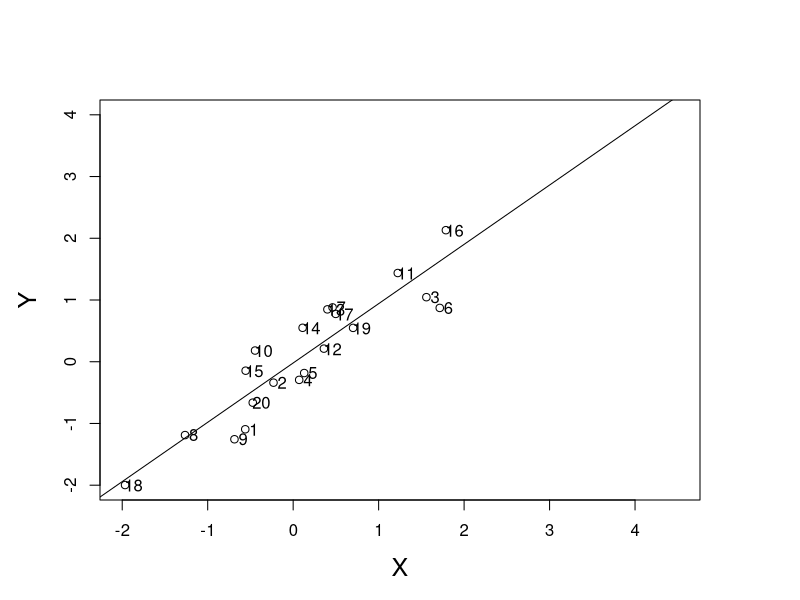
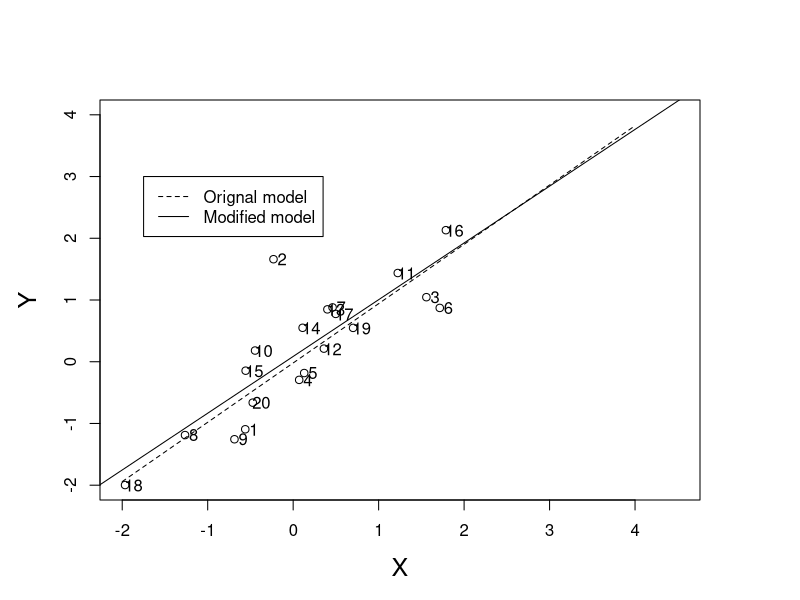
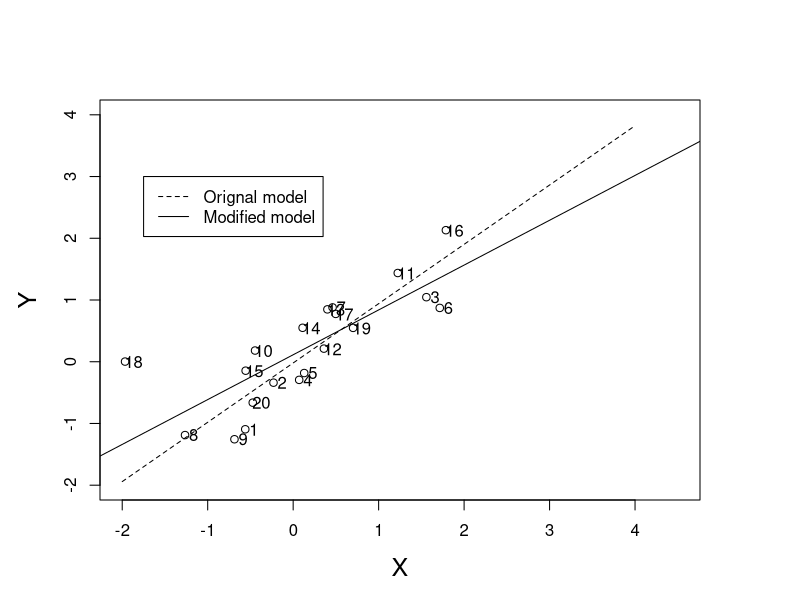
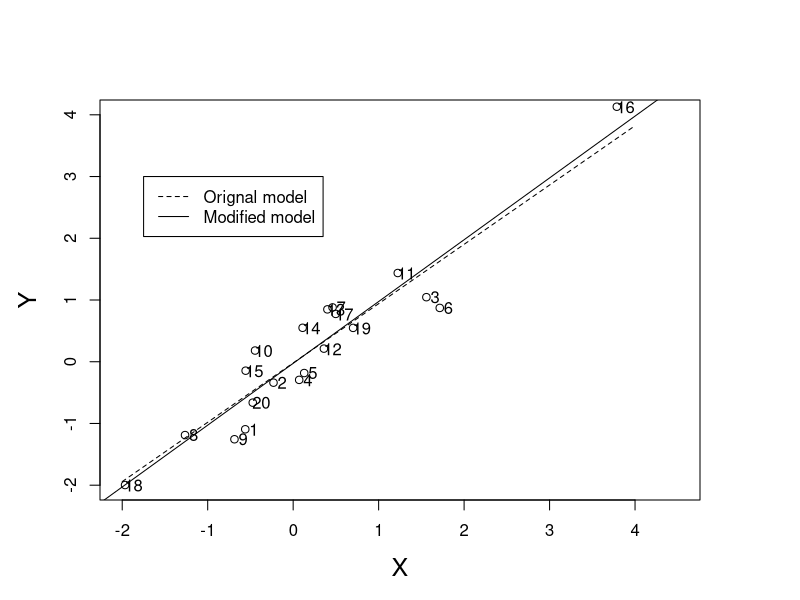
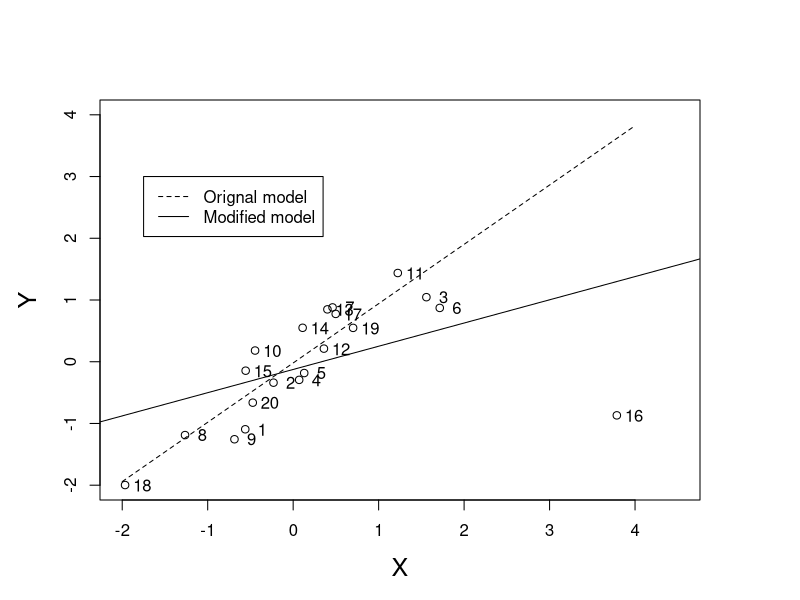

R code for these plots, in order:
set.seed(123)
X <- rnorm(20)
Y <- X + 0.5 * rnorm(20)
par(mai = c(1,1,1,1))
plot(X,Y, cex.lab = 1.5, xlim = c(-2,4.5),
   ylim = c(-2,4))#Fig. A.2a
YX.lm <- lm(Y ~ X)
summary(YX.lm)
abline(YX.lm)
X.df <- data.frame(cbind(X = X, i = 1:20))
text(X+0.1, Y, as.character(X.df$i))
im.lm <- influence.measures(YX.lm)
im.lm$is.inf

# Compute the coeficients of the "good" model
b0 <- coef(YX.lm)[1]
b1 <- coef(YX.lm)[2]

set.seed(123)
X <- rnorm(20)
Y <- X + 0.5 * rnorm(20)
Y[2] <- Y[2] + 2
YX.lm <- lm(Y ~ X)
im.lm <- influence.measures(YX.lm)
im.lm$is.inf

plot(X,Y, cex.lab = 1.5, xlim = c(-2,4.5),
   ylim = c(-2,4)) # Fig. A.2b
summary(YX.lm)
abline(YX.lm)
lines(c(-2,4), c(b0-b1*2, b0+ b1*4), lty = 2)
X.df <- data.frame(cbind(X = X, i = 1:20))
text(X+0.1, Y, as.character(X.df$i))
legend(-1.75, 3, c("Orignal model", "Modified model"), lty = c(2,1))


set.seed(123)
X <- rnorm(20)
Y <- X + 0.5 * rnorm(20)
Y[18] <- Y[18] + 2
YX.lm <- lm(Y ~ X)
im.lm <- influence.measures(YX.lm)
im.lm$is.inf

plot(X,Y, cex.lab = 1.5, xlim = c(-2,4.5),
   ylim = c(-2,4))  #Fig. A.2c
summary(YX.lm)
abline(YX.lm)
lines(c(-2,4), c(b0-b1*2, b0+ b1*4), lty = 2)
X.df <- data.frame(cbind(X = X, i = 1:20))
text(X+0.1, Y, as.character(X.df$i))
legend(-1.75, 3, c("Orignal model", "Modified model"), lty = c(2,1))


set.seed(123)
X <- rnorm(20)
X[16] <- X[16] + 2
Y <- X + 0.5 * rnorm(20)
YX.lm <- lm(Y ~ X)
im.lm <- influence.measures(YX.lm)
im.lm$is.inf

plot(X,Y, cex.lab = 1.5, xlim = c(-2,4.5),
   ylim = c(-2,4)) # Fig. A.2d
summary(YX.lm)
abline(YX.lm)
lines(c(-2,4), c(b0-b1*2, b0+ b1*4), lty = 2)
X.df <- data.frame(cbind(X = X, i = 1:20))
text(X+0.1, Y, as.character(X.df$i))
legend(-1.75, 3, c("Orignal model", "Modified model"), lty = c(2,1))


set.seed(123)
X <- rnorm(20)
Y <- X + 0.5 * rnorm(20)
X[16] <- X[16] + 2
Y[16] <- Y[16] - 3
YX.lm <- lm(Y ~ X)
im.lm <- influence.measures(YX.lm)
im.lm$is.inf

plot(X,Y, cex.lab = 1.5, xlim = c(-2,4.5),
   ylim = c(-2,4))  # Fig. A.2e
summary(YX.lm)

abline(YX.lm)
lines(c(-2,4), c(b0-b1*2, b0+ b1*4), lty = 2)
X.df <- data.frame(cbind(X = X, i = 1:20))
text(X+0.2, Y, as.character(X.df$i))
legend(-1.75, 3, c("Orignal model", "Modified model"), lty = c(2,1))
